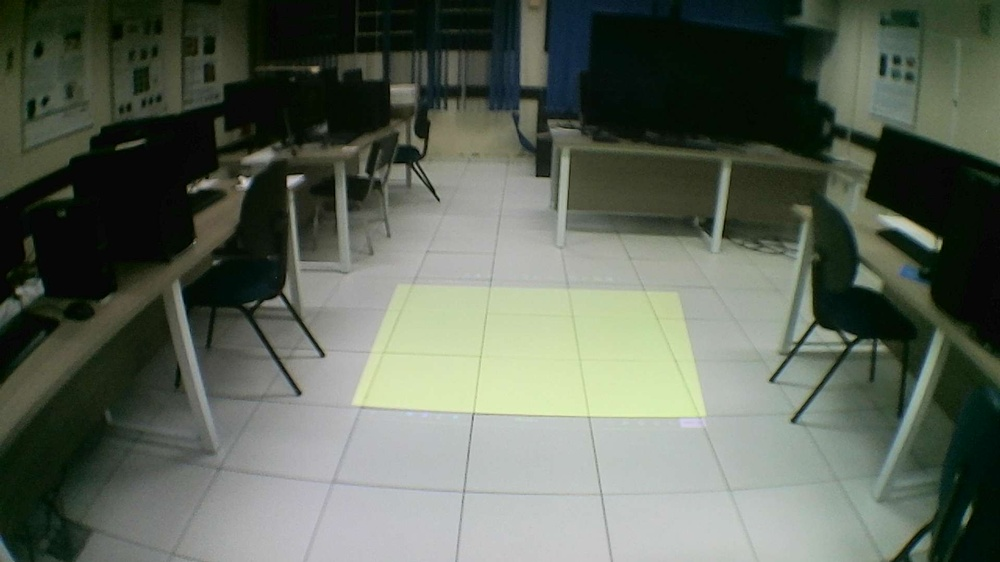
#> input picture Testes/udescjoinvilleiputil/projecao1.jpg, 1000 x 562 px, shrunk from 1920 x 1080 before the run, found by its file name
$ python calibration_v4.py
#> lines starting #> are read from the running program, lines starting #| are printed output that depends on the picture; after the words box and inside, x2 and y2 are one past the last pixel; in counts of white or black regions, pixels touching at a corner belong together
import cv2 as cv
import numpy as np

filename = "udescjoinvilleiputil\projecao1.jpg"
img = cv.imread(filename)
#> img is the input picture: shape (562, 1000, 3); mean B, G, R 88.2, 100.5, 92.6
gray = cv.cvtColor(img,cv.COLOR_BGR2GRAY)
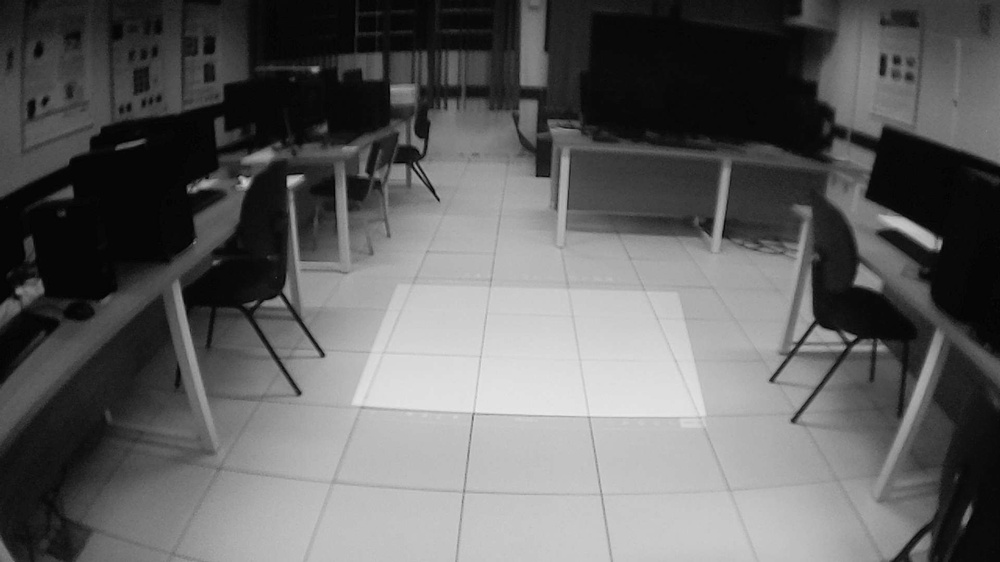
#> gray: shape (562, 1000); min 1, max 239, mean 96.8

gray = np.float32(gray)
dst = cv.cornerHarris(gray,2,5,0.2)
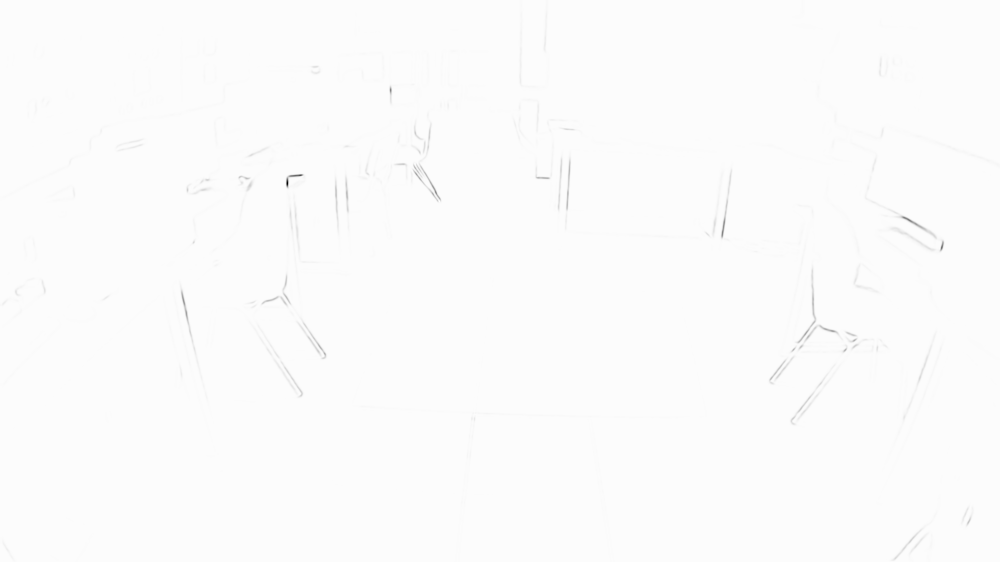
#> dst: shape (562, 1000) float32; min -5.61e+09, max 63313280, mean -7201179.5; drawn with min black and max white

#result is dilated for marking the corners, not important
dst = cv.dilate(dst,None)

# Threshold for an optimal value, it may vary depending on the image.
img[dst>0.01*dst.max()]=[0,0,255]
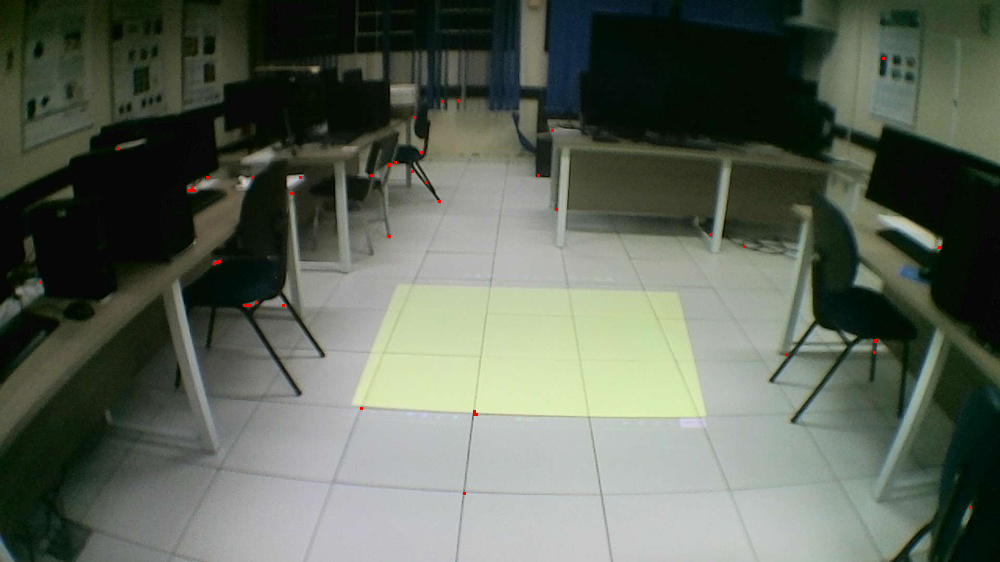
#> img: shape (562, 1000, 3); 0.07% of pixels changed, all inside (x1, y1, x2, y2) = (39, 57, 972, 509)

cv.imwrite('teste.png', img)
